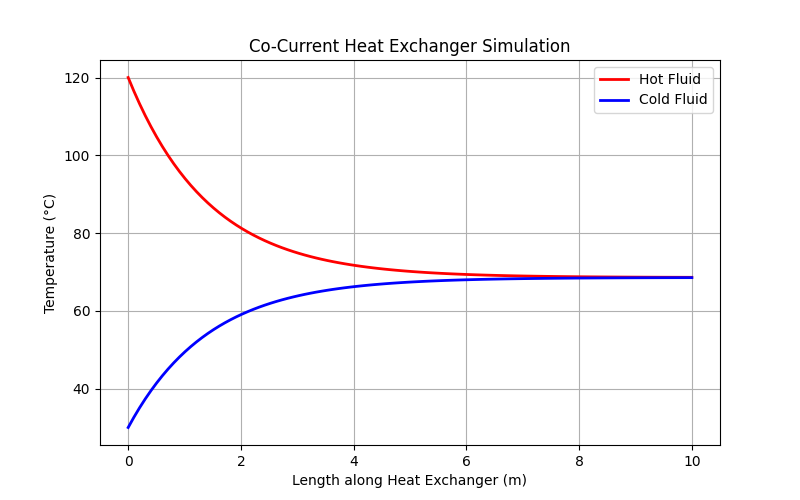

Generate this figure with Python:
import numpy as np
import matplotlib.pyplot as plt
from scipy.integrate import odeint

# PARAMETERS
u  = float(input("Enter the overall heat transfer coefficient : "))

#  for heat transfer area per unit length
area = float(input("Enter total area :"))
l = float(input("Enter length of exchanger : "))

area_per_length = area/l

m_h = float(input("Enter mass flow rate for hot water : "))
C_p_h = float(input("Enter the specific heat for hot water :"))


m_c = float(input("Enter mass flow rate for cold water : "))
C_p_c = float(input("Enter the specific heat for cold water :"))



#Inlet Temperatures
T_hin = float(input("Enter inlet temp for hot water : "))
T_cin = float(input("Enter inlet temp for cold water : "))


def heat_exchanger(T, z):
    T_h , T_c = T
    dT_hdz = - (u * area_per_length / (m_h * C_p_h)) * (T_h - T_c)
    dT_cdz = (u * area_per_length / (m_c * C_p_c)) * (T_h - T_c)
    return [dT_hdz, dT_cdz]


z = np.linspace(0, l, 100)


T0 = [T_hin,T_cin]


sol = odeint(heat_exchanger,T0,z)

T_h = sol[:,0]
T_c = sol[:,1]


plt.figure(figsize=(8, 5))
plt.plot(z, T_h, 'r-', linewidth=2, label='Hot Fluid')
plt.plot(z, T_c, 'b-', linewidth=2, label='Cold Fluid')
plt.xlabel('Length along Heat Exchanger (m)')
plt.ylabel('Temperature (°C)')
plt.title('Co-Current Heat Exchanger Simulation')
plt.legend()
plt.grid(True)
plt.show()




#simple inputs
# Enter the overall heat transfer coefficient : 500
# Enter total area :50
# Enter length of exchanger : 10
# Enter mass flow rate for hot water : 1.5
# Enter the specific heat for hot water :4180
# Enter mass flow rate for cold water : 2.0
# Enter the specific heat for cold water :4180
# Enter inlet temp for hot water : 120
# Enter inlet temp for cold water : 30
